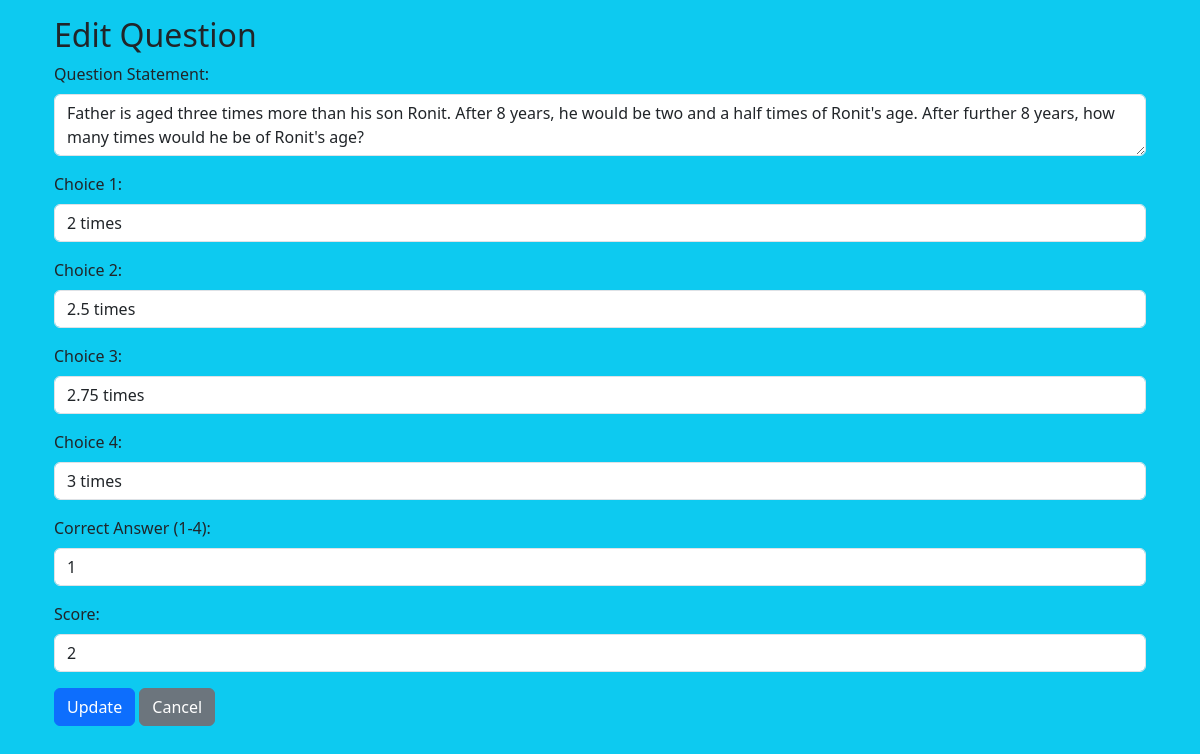
The app's page /admin/question/11/edit (signed in), older data.
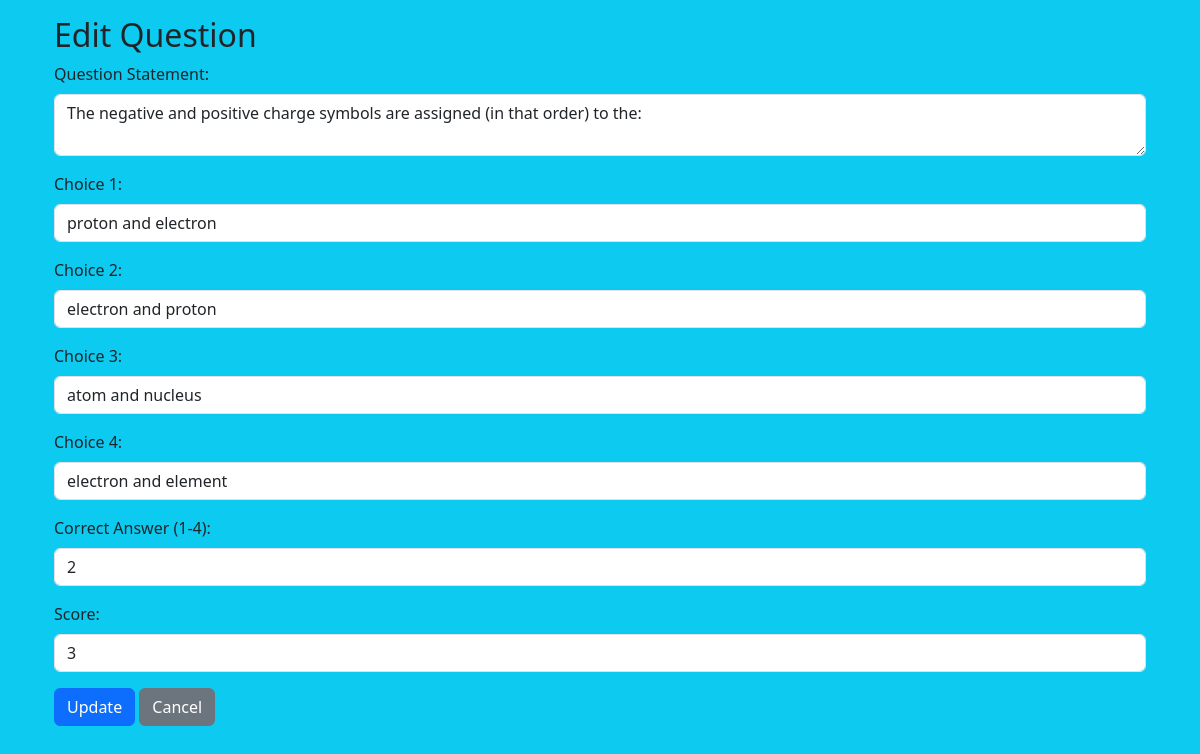
The same page, newer data.
### models/models.py (models this page shows)
class Question(db.Model):
    __tablename__ = "questions"
    id = db.Column(db.Integer, primary_key=True, autoincrement=True)
    quiz_id = db.Column(db.Integer, db.ForeignKey('quizzes.id'), nullable=False)
    question_statement = db.Column(db.Text, nullable=False)
    choice1 = db.Column(db.Text, nullable=False)
    choice2 = db.Column(db.Text, nullable=False)
    choice3 = db.Column(db.Text)
    choice4 = db.Column(db.Text)
    correct_answer = db.Column(db.Integer,nullable=False)
    score = db.Column(db.Integer)
    quiz = db.relationship('Quiz', back_populates='questions')

### controllers/controllers.py (the view, shortened to what this page needs)
@controllers.route('/admin/question/<int:id>/edit', methods=['GET', 'POST'])
def question_edit(id):
    if not check_role('admin'):
        flash('Access denied')
        return redirect(url_for('controllers.login'))
    question = Question.query.get_or_404(id)
    quiz_id = question.quiz_id
    return render_template('question_edit.html', question=question)

### controllers/controllers.py (called while the page is built)
def check_role(role):
    if 'user_id' in session and session['role']==role:
        return True
    return False

### templates/question_edit.html
{% extends 'layout.html' %}
{% block body %}
<div class="container">
    <h2>Edit Question</h2>
    <form method="POST" action="{{ url_for('controllers.question_edit', id=question.id) }}">
        <div class="mb-3">
            <label for="question_statement" class="form-label">Question Statement:</label>
            <textarea class="form-control" id="question_statement" name="question_statement"
                required>{{ question.question_statement }}</textarea>
        </div>
        <div class="mb-3">
            <label for="choice1" class="form-label">Choice 1:</label>
            <input type="text" class="form-control" id="choice1" name="choice1" value="{{ question.choice1 }}"
                required>
        </div>
        <div class="mb-3">
            <label for="choice2" class="form-label">Choice 2:</label>
            <input type="text" class="form-control" id="choice2" name="choice2" value="{{ question.choice2 }}"
                required>
        </div>
        <div class="mb-3">
            <label for="choice3" class="form-label">Choice 3:</label>
            <input type="text" class="form-control" id="choice3" name="choice3" value="{{ question.choice3 }}">
        </div>
        <div class="mb-3">
            <label for="choice4" class="form-label">Choice 4:</label>
            <input type="text" class="form-control" id="choice4" name="choice4" value="{{ question.choice4 }}">
        </div>
        <div class="mb-3">
            <label for="correct_answer" class="form-label">Correct Answer (1-4):</label>
            <input type="number" class="form-control" id="correct_answer" name="correct_answer" min="1" max="4"
                value="{{ question.correct_answer }}" required>
        </div>
        <div class="mb-3">
            <label for="score" class="form-label">Score:</label>
            <input type="number" class="form-control" id="score" name="score" value="{{ question.score }}">
        </div>
        <button type="submit" class="btn btn-primary">Update</button>
        <a href="{{ url_for('controllers.quiz_show') }}" class="btn btn-secondary">Cancel</a>
    </form>
</div>
{% endblock %}

Row changes from the older to the newer data that the page shows:
changed Question: question_statement "Father is aged three times more than his son Ronit. After 8 years, he would be two and a half times of Ronit's age. After further 8 years, how many times would he be of Ronit's age?" → "The negative and positive charge symbols are assigned (in that order) to the:"; choice1 "2 times" → "proton and electron"; choice2 "2.5 times" → "electron and proton"; choice3 "2.75 times" → "atom and nucleus"; choice4 "3 times" → "electron and element"; correct_answer "1" → "2"; score "2" → "3"
